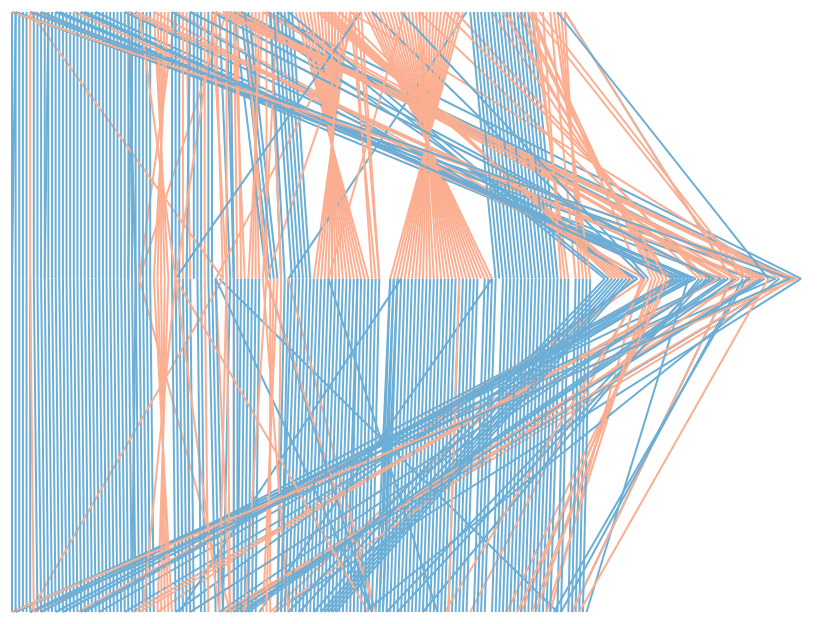

Notebook code cell kept with this figure:
### Markdown cell above
*Chromosome 7 events*
- looks like several sections got duplicated onto end (unexpected)

### Code cell
render_csv('chimp7_x2.csv')

### Figure 1 — Vega-Lite specification as saved in the notebook (floating-point values rounded to 4 significant figures; data arrays with more than 128 entries replaced by an {"elided": "..."} marker saying what was removed)
{"config": {"view": {"continuousWidth": 400, "continuousHeight": 300, "strokeOpacity": 0}}, "data": {"name": "data-8b2845f31660813b194503729fd88824"}, "mark": "line", "encoding": {"color": {"type": "nominal", "field": "color", "legend": null, "scale": {"domain": ["same orientation", "inversed"], "range": ["#6baed6", "#fcae91"]}}, "x": {"type": "quantitative", "axis": null, "field": "x"}, "x2": {"field": "x2"}, "y": {"type": "quantitative", "axis": null, "field": "y"}, "y2": {"field": "y2"}}, "$schema": "https://vega.github.io/schema/vega-lite/v4.0.0.json", "datasets": {"data-8b2845f31660813b194503729fd88824": {"elided": "485 records"}}}
